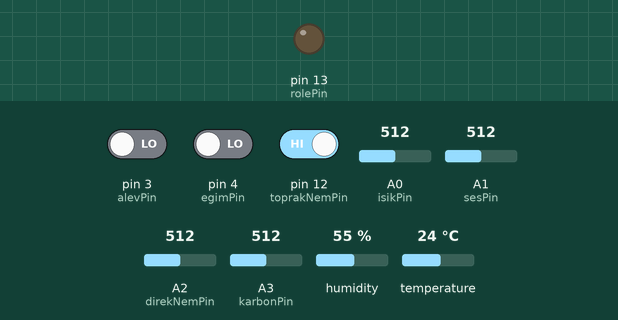
Recording of a sketch running on a simulated Arduino Mega 2560, built with avr-gcc and run on an emulated ATmega2560. On the bench: output pins drawn as LEDs (lit = HIGH). Inputs (shaded band) come from the test bench; at power-on: pin 12 (toprakNemPin) HIGH, pin 3 (alevPin) LOW, pin 4 (egimPin) LOW, A0 (isikPin) = 512, A1 (sesPin) = 512, A2 (direkNemPin) = 512, A3 (karbonPin) = 512, humidity 55 %, temperature 24 °C. The modem accepts every AT command (registered, SIM ready, sends succeed) and sends nothing else; what the sketch prints to the serial monitor is not drawn.

Above: at 7.2 s.
7.3 s: pin 12 (toprakNemPin) driven LOW
At 8.7 s:
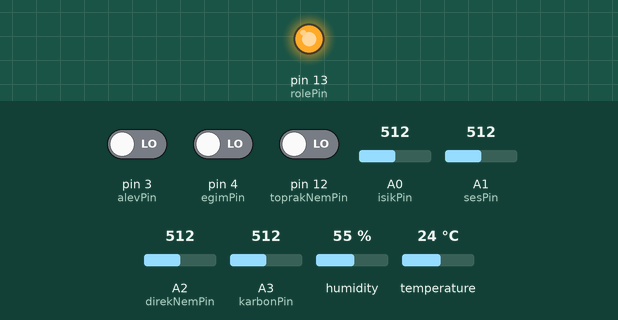
11.8 s: pin 12 (toprakNemPin) driven HIGH
At 12.5 s:
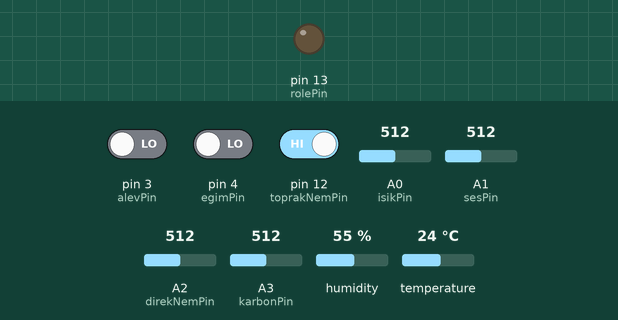
Timing chart, 0 to 14.3 s (numbered marks = the images above; inputs shaded):
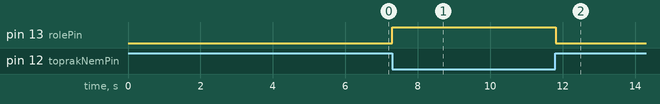

Measured:
- after the input at 7.3 s, pin 13 (rolePin): LOW → HIGH at once
- after the input at 11.8 s, pin 13 (rolePin): HIGH → LOW at once

The sketch:

kodlar.ino
```cpp
#include "DHT.h"
#define DHTPIN 2     // what digital pin we're connected to
#define isikPin A0
#define sesPin A1
#define direkNemPin A2
#define karbonPin A3
#define alevPin 3
#define egimPin 4
#define toprakNemPin 12
#define rolePin 13

#define DHTTYPE DHT11   // DHT 11

DHT dht(DHTPIN, DHTTYPE);

#define DEBUG true
int connectionId;

void setup() {
  pinMode(alevPin, INPUT);
  pinMode(egimPin, INPUT);
  pinMode(toprakNemPin, INPUT);
  pinMode(rolePin,OUTPUT);

  dht.begin();

  Serial.begin(115200);    ///////For Serial monitor
  Serial3.begin(115200); ///////ESP Baud rate

  sendData("AT+RST\r\n",2000,DEBUG); // reset module
  sendData("AT+CWMODE=2\r\n",1000,DEBUG); // configure as access point
  sendData("AT+CIFSR\r\n",1000,DEBUG); // get ip address
  sendData("AT+CIPMUX=1\r\n",1000,DEBUG); // configure for multiple connections
  sendData("AT+CIPSERVER=1,80\r\n",1000,DEBUG); // turn on server on port 80
}


void loop() {
  // Wait a few seconds between measurements.
 /* delay(2000);*/
  sicaklik();
  isik();
  ses();
  alev();
  toprakNem();
  egim();
  direkNem();
  karbon();
  Serial.println("-----------------------------------------------------------------");

  if(Serial3.available())
  {
    /////////////////////Recieving from web browser to toggle led
    if(Serial3.find("+IPD,"))
    {
     delay(300);
     connectionId = Serial3.read()-48;
     if(Serial3.find("pin="))
     {
     Serial.println("recieving data from web browser");
     int pinNumber = (Serial3.read()-48)*10;
     pinNumber += (Serial3.read()-48);
     digitalWrite(pinNumber, !digitalRead(pinNumber));
     }

    /////////////////////Sending data to browser
    else
    {
      String webpage = "<h1>Hello World</h1>";
      espsend(webpage);
     }


     String closeCommand = "AT+CIPCLOSE=";  ////////////////close the socket connection////esp command
     closeCommand+=connectionId; // append connection id
     closeCommand+="\r\n";
     sendData(closeCommand,3000,DEBUG);
    }
  }

}
void karbon() {
  int karbonDeger=analogRead(karbonPin);
  Serial.print("Karbonmonoksit Değeri: ");
  Serial.println(karbonDeger);
}
void direkNem() {
  int direkNemDeger=analogRead(direkNemPin);
  Serial.print("Toprak Nem Değeri: ");
  Serial.println(direkNemDeger);
}
void egim() {
  int egimDeger=digitalRead(egimPin);
  if (egimDeger) {
    Serial.println("Direk Devrildi!!!!");
  }
  else {
    Serial.println("Direk Düzgün.");
  }
}

void sicaklik() {

  // Sensor readings may also be up to 2 seconds 'old' (its a very slow sensor)
  float h = dht.readHumidity();
  // Read temperature as Celsius (the default)
  float t = dht.readTemperature();
  // Read temperature as Fahrenheit (isFahrenheit = true)
  float f = dht.readTemperature(true);

  // Check if any reads failed and exit early (to try again).
  if (isnan(h) || isnan(t) || isnan(f)) {
    Serial.println("Failed to read from DHT sensor!");
    return;
  }

  // Compute heat index in Fahrenheit (the default)
  float hif = dht.computeHeatIndex(f, h);
  // Compute heat index in Celsius (isFahreheit = false)
  float hic = dht.computeHeatIndex(t, h, false);

  Serial.print("Nem: ");
  Serial.print(h);
  Serial.print(" %\t");
  Serial.print("Sıcaklık: ");
  Serial.print(t);
  Serial.print(" *C\t");
  Serial.print("Çiğ Oluşma Noktası: ");
  Serial.print(hic);
  Serial.println(" *C ");
}
void toprakNem() {
  int toprakNemDegeri=digitalRead(toprakNemPin);
  if(toprakNemDegeri==0) {
    digitalWrite(rolePin, HIGH);
  }
  else {
    digitalWrite(rolePin,LOW);
  }
}

void isik() {
  int isikDeger=analogRead(isikPin);
  Serial.print("Işık Degeri: ");
  Serial.println(isikDeger);
}
void ses() {
  int sesDeger=analogRead(sesPin);
  Serial.print("Ses Degeri: ");
  Serial.println(sesDeger);
}
void alev() {
  int alevDeger=digitalRead(alevPin);
  if (alevDeger) {
    Serial.println("Yangın VAR!!!!");
  }
  else {
    Serial.println("Yangın yok.");
  }
}


  //////////////////////////////sends data from ESP to webpage///////////////////////////

 void espsend(String d)
         {
             String cipSend = " AT+CIPSEND=";
             cipSend += connectionId;
             cipSend += ",";
             cipSend +=d.length();
             cipSend +="\r\n";
             sendData(cipSend,1000,DEBUG);
             sendData(d,1000,DEBUG);
         }

//////////////gets the data from esp and displays in serial monitor///////////////////////
String sendData(String command, const int timeout, boolean debug)
            {
                String response = "";
                Serial3.print(command);
                long int time = millis();
                while( (time+timeout) > millis())
                {
                   while(Serial3.available())
                      {
                         char c = Serial3.read(); // read the next character.
                         response+=c;
                      }
                }

                if(debug)
                     {
                     Serial.print(response); //displays the esp response messages in arduino Serial monitor
                     }
                return response;
            }
```
